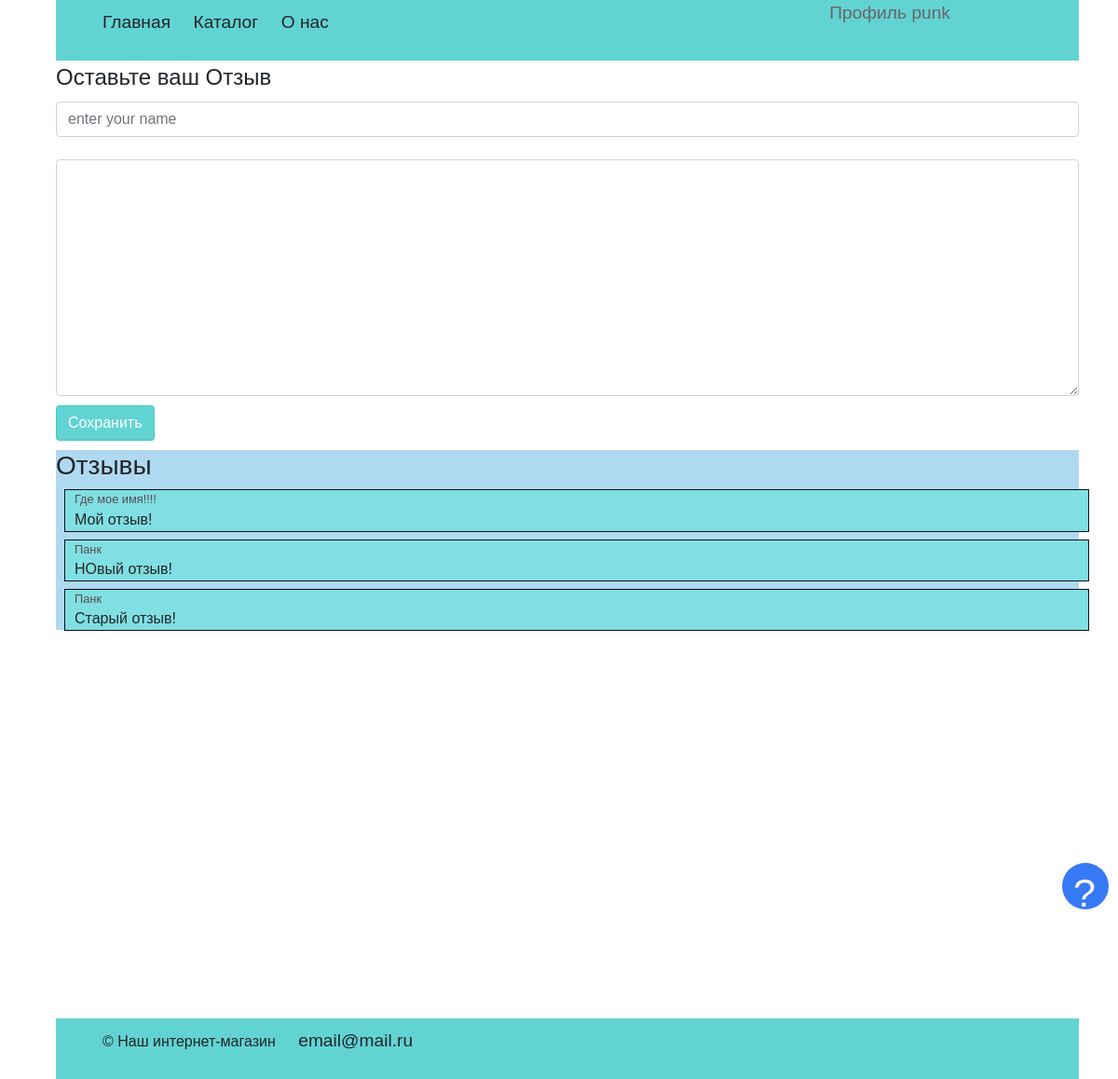
The page /about (signed in) on the database its author committed.
### 2022_02_08 - flask-full/models.py (models this page shows)
class Feedback(db.Model):
    id = db.Column(db.Integer, primary_key=True)
    name = db.Column(db.String(80), nullable=False)
    text = db.Column(db.String(256))
    def __repr__(self):
        return f'feedback name: {self.name}'

### 2022_02_08 - flask-full/handlers.py (the view, shortened to what this page needs)
@app.route('/about', methods=['GET', 'POST'])
def about():
    feedback = Feedback.query.all()
    print(feedback)
    return render_template('about.html', feedback=feedback)

### 2022_02_08 - flask-full/templates/about.html
{% extends "base.html" %}
{% block content %}
        <form method="post">
            <legend>Оставьте ваш Отзыв</legend>
            <input type="text" class="form-control" name="login" placeholder="enter your name"> <br>
            <textarea class="form-control" name="text" cols="30" rows="10"></textarea>
            <input type="submit" class="btn btn-primary" value="Сохранить"><br>
        </form>
        {% if feedback %}
            <div class="feedback-area">
                <h3>Отзывы</h1>
                {% for feed in feedback %}
                <div class="feedback">
                    <div class="login">{{feed.name}}</div>
                    <div class="text">{{feed.text}}</div>
                </div>
            {% endfor %}
            </div>
        {% endif %}
        <iframe
            src="https://yandex.ru/map-widget/v1/?um=constructor%3Aac3d8988faeff225f66c8e1bcac09d650f4b6265005b76418a5f7096c774831a&amp;source=constructor"
            width="100%" height="400" frameborder="0"></iframe>
{% endblock %}

### 2022_02_08 - flask-full/static/style/style.css (style rules this page uses)
body { font-family: Arial, Helvetica, sans-serif; margin: 0 auto; width: 100%; height: 100%; }
.btn { margin-top: 10px; margin-bottom: 10px; }
.btn-primary { background-color: rgba(56, 199, 199, 0.788)!important; border-color: rgba(56, 199, 199, 0.788)!important; }
.feedback-area { width: 100%; background-color: rgb(175, 217, 241); }
.feedback { width: 100%; background-color: rgb(128, 223, 226); outline: solid rgb(15, 15, 26) 1px; margin: 10px; padding-left: 10px; }
.login { font-size: 0.8em; color: rgb(87, 78, 78); }

### rows shown on the page
Feedback: name "Где мое имя!!!!", text "Мой отзыв!"
Feedback: name "Панк", text "НОвый отзыв!"
Feedback: name "Панк", text "Старый отзыв!"

### other values the page prints
{{ session['name'] }} "punk"
